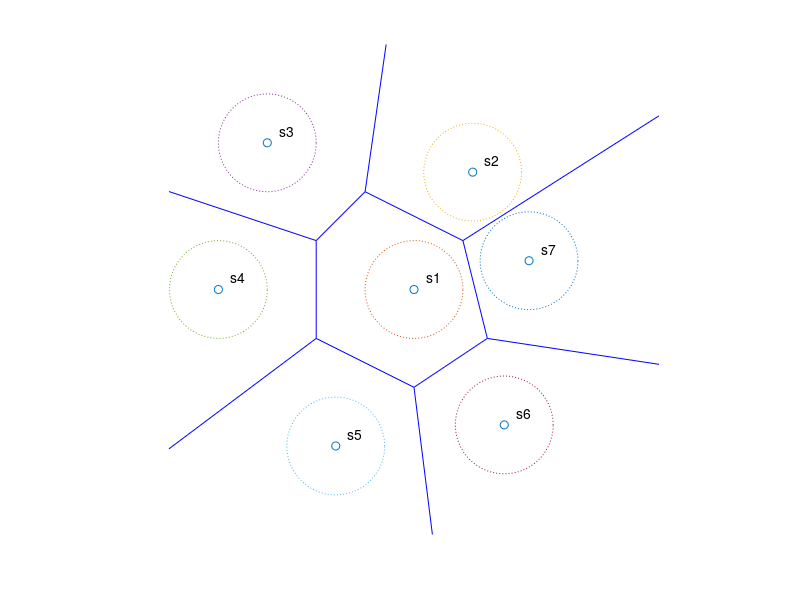

Write the MATLAB code that produced this figure. (Note: this script raises an error after producing the figure.)
% Section 7.4.3: Probability bounds example with Voronoi diagram
% Boyd & Vandenberghe "Convex Optimization"
% Original version by Lieven Vandenberghe
% Adapted for CVX by Michael Grant, 2005/12/19
% Generates figures 7.5-7.8

% The constellation points. Feel free to change them, but they must
% produce a valid Voronoi diagram. Therefore, there must be three or
% more points, and no three can be collinear. To test your selected
% points, run VORONOI( Cs(:,1), Cs(:,2) ) and see if a complete diagram
% is drawn; if so, your points should work.
Cs = [ ...
    0,    0   ; ...
    1.2,  2.4 ; ...
    -3,   +3   ; ...
    -4,    0   ; ...
    -1.6, -3.2 ; ...
    1.84615384615385, -2.76923076923077 ; ...
    2.35294117647059,  0.58823529411765 ];
Cmax = max(max(abs(Cs))) * 1.25;

% Plot the constellation points and the Voronoi tesselation
clf
Cx = Cs( :, 1 );
Cy = Cs( :, 2 );
m  = length( Cx );
Cs = Cs';
[ Vx, Vy ] = voronoi( Cx, Cy );
plot( Vx, Vy, 'b-', Cx, Cy, 'o' );
axis equal
axis( Cmax * [ -1, 1, -1, 1 ] );
axis off
hold on

% Draw unit circles around each constellation point
noangles = 200;
angles   = linspace( 0, 2 * pi, noangles );
crcpts   = [ cos(angles) ; sin(angles) ];
for i=1 : m,
    text( Cx(i)+0.25, Cy(i)+0.25, [ 's', int2str(i) ] );
    ellipse = [ cos(angles) ; sin(angles) ] + Cs(:,i) * ones(1,noangles);
    plot( ellipse(1,:), ellipse(2,:), ':' );
end;
% print -deps chebbnds_example.eps

% Determine the polyhedrons for each Voronoi region by computing the
% Delaunay triangulation; that is, matrices A and b such that 
%     A * ( x - c ) <= b
% where c is the constellation point. The faces of a polyhedron for a given
% point consist of the perpindicular bisectors of edges of the Delaunay
% triangles to which it belongs.
m    = size( Cs, 2 );
tri  = delaunay( Cx, Cy );
ee   = sparse( tri, tri( :, [ 3, 1, 2 ] ), 1, m, m );
ee   = ee + ee';
for k = 1 : m,
    v2 = find( ee( :, k ) );
    pk = Cs( :, v2 );
    qk = Cs( :, k  ) * ones( 1, length( v2 ) );
    Ak = pk - qk;
    bk = 0.5 * sum( Ak .* Ak, 1 );
    As{k} = Ak'; %#ok
    bs{k} = bk'; %#ok
end

% For each polyhedron, compute lower bounds on the probability of
% correct detection with sigma = 1. Check the results by plotting the
% ellipsoid x'*P*x + 2*q'*x + r = 1, which should inscribe the polyhedron.
ints = 1 : m;
% Uncomment to do only the first polyhedron, like the book does
% ints = 1;
for i = ints( : ).',
    [ cd_cheb, P, q, r, X, lambda ] = cheb( As{i}, bs{i}, eye(2) ); %#ok
    ellipse = sqrt(1-r+q'*(P\q)) * P^(-1/2) * crcpts + ...
        (-P\q + Cs(:,i)) * ones(1,noangles);
    plot( ellipse(1,:), ellipse(2,:), 'r-' );
    dots = plot( X(1,:)+Cx(i), X(2,:)+Cy(i), 'ro' );
    set( dots, 'MarkerFaceColor', 'red' );
    set( dots, 'MarkerSize', 4 );
end
hold off
% print -deps chebbnds_example2.eps

% Compute Chebyshev lower bounds for Prob( As(i) * v <= bs(i) )
% where v = N(Cs(i),sigma) for varying values of sigma
nsigma   = 500;
sigmas   = linspace( 0.001, 6.0, nsigma )';
cd_cheb  = zeros( nsigma, m );
fprintf( 'Computing lower bounds' );
% Uncomment to match the book
ints = 1 : m;
% ints     = 1 : 3;
for i = ints( : ).',
    for k = 1 : nsigma,
        cd_cheb(k,i) = cheb( As{i}, bs{i}, sigmas(k) * eye(2) );
    end;
    if rem( k, 10 ) == 0,
        fprintf( '.' );
    end
end;
fprintf( 'done.\n' );

figure(2)
mc = size( cd_cheb, 2 );
plot(sqrt(sigmas(:,ones(1,mc))), cd_cheb);
for i = 1 : mc,
    text( sqrt(sigmas(nsigma/4)), cd_cheb(nsigma/4,i), ['b',int2str(i)] );
end;
xlabel('x');
ylabel('y');
axis( [ 0, 2.5, 0, 1 ] );

% For the central set, compute Chebyshev lower bounds, Monte Carlo
% estimates, and Chernoff bounds.
% for central set, compute cheb lower bounds,  mc estimates,
% and chernoff bounds
%

nsigma = 50;
sigmas = linspace( 0.1, 0.5, nsigma );
cd1    = zeros( 1, nsigma );   % lower bounds for prob( x in C1 )
mc1    = zeros( 1, nsigma );   % monte carlo estimates of prob( x in C1 )
cher1  = zeros( m-1, nsigma ); % chernoff upper bounds on Prob( x in Cj | s = s_1 )
fprintf( 'Computing lower bounds and Monte Carlo sims' );
for i = 1 : nsigma,
    % Compute the Chebyshev lower bound on Prob( As{1} * v <= bs{1} )
    % for v in N( 0, Sigma )
    Sigma  = sigmas(i)^2 * eye(2);
    cd1(i) = cheb( As{1}, bs{1}, Sigma );
    mc1(i) = montecarlo( As{1}, bs{1}, Sigma, 10000 );
    if rem( i, 5 ) == 0, 
        fprintf( '.' );
    end
end
fprintf( 'done.\nComputing upper bounds' );
for j = 2 : m,
    A = As{j};
    b = bs{j} - A * ( Cs(:,1) - Cs(:,j) );
    % Compute the Chernoff upper bound on 
    %     Prob( As{j} * ( v + Cs{1} - Cs{j} ) <= bs{j} )
    % for v in N( 0, Sigma )
    for i = 1 : nsigma,
        cher1( j - 1, i ) = cher( A, b, sigmas(i)^2*eye(2) );
    end
    fprintf( '.' );
end;
fprintf( 'done.\n' );
cher1 = max( 1 - sum( cher1 ), 0 );
figure(4)
plot( sigmas, cher1, '-', sigmas, mc1, '--' );
axis( [ 0.2 0.5 0.9 1 ] );
xlabel( 'x' );
ylabel( 'y' );
%print -deps chernoff_example.eps

